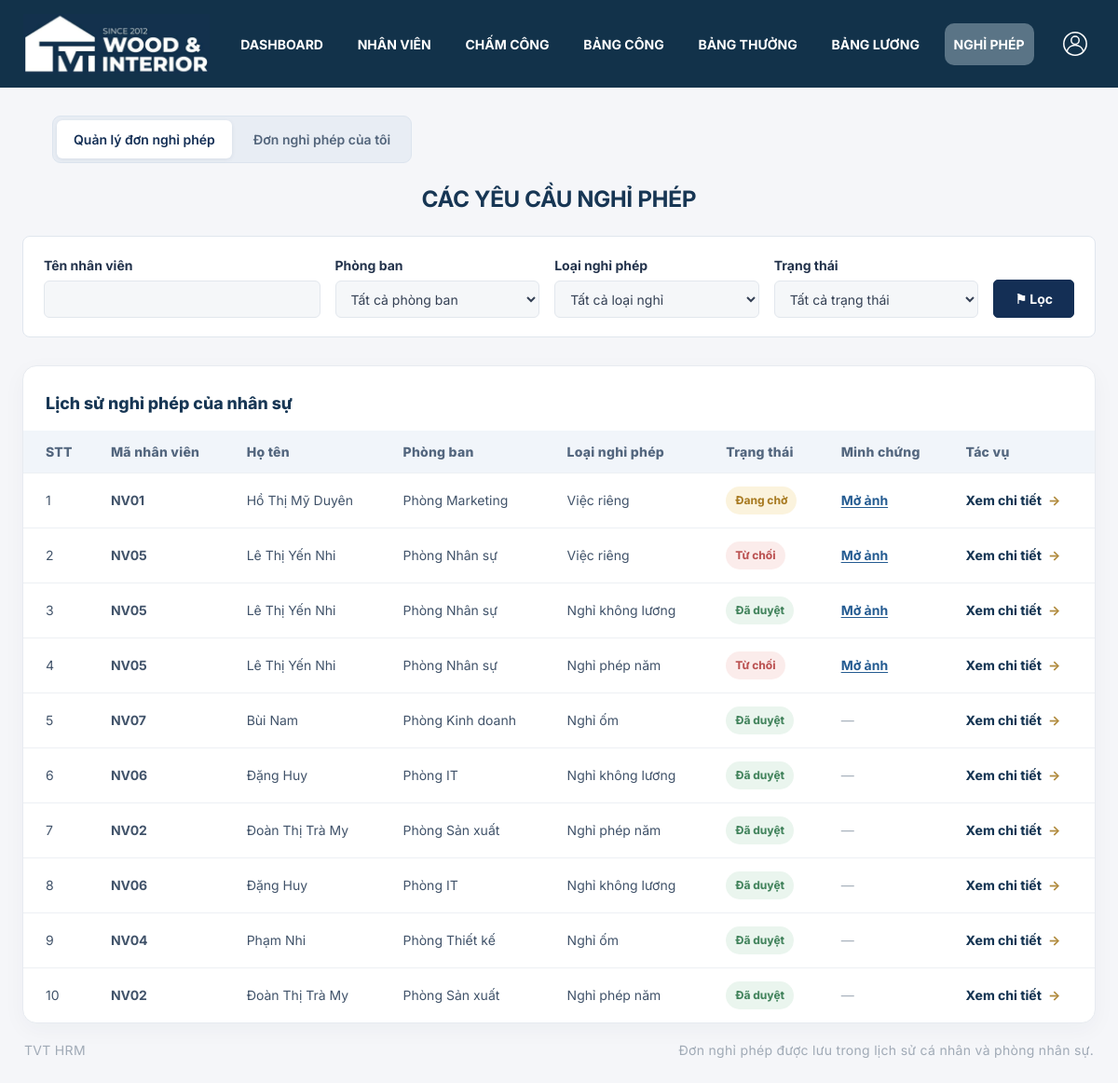
Screenshot of /nghi_phep/ (signed in) with the database file from the repository.
### nghi_phep/models.py (models this page shows, shortened)
class LeaveRequest(models.Model):
    LEAVE_TYPES = [
        ('annual', 'Nghỉ phép năm'),
        ('sick', 'Nghỉ ốm'),
        ('personal', 'Việc riêng'),
        ('unpaid', 'Nghỉ không lương'),
    ]
    STATUS_CHOICES = [
        ('pending', 'Đang chờ'),
        ('approved', 'Đã duyệt'),
        ('rejected', 'Từ chối'),
    ]
    Ma_don = models.BigAutoField(primary_key=True)
    employee = models.ForeignKey(
        'employees.Employee',
        on_delete=models.PROTECT,
        related_name='leave_requests',
        db_column='Ma_nguoi_dung',
    )
    Ngay_bat_dau = models.DateField('Từ ngày')
    Ngay_ket_thuc = models.DateField('Đến ngày')
    leave_type = models.CharField(
        'Loại nghỉ',
        max_length=20,
        choices=LEAVE_TYPES,
        default='annual',
    )
    paid = models.BooleanField('Nghỉ hưởng lương', default=False)
    Ly_do = models.CharField('Lý do', max_length=255)
    Tep_dinh_kem = models.FileField(
        'Ảnh minh chứng',
        upload_to='leave_evidence/%Y/%m/',
        blank=True,
        null=True,
    )
    Trang_thai = models.CharField(
        'Trạng thái',
        max_length=12,
        choices=STATUS_CHOICES,
        default='pending',
    )
    review_note = models.TextField('Lý do từ chối', blank=True)
    created_at = models.DateTimeField(auto_now_add=True)
    reviewed_by = models.ForeignKey(
        settings.AUTH_USER_MODEL,
        null=True,
        blank=True,
        on_delete=models.PROTECT,
        related_name='reviewed_leave_requests',
    )
    reviewed_at = models.DateTimeField(null=True, blank=True)
    class Meta:
        ordering = ['-created_at']

### nhan_vien/models.py (models this page shows, shortened)
class Employee(models.Model):
    GENDER_CHOICES = [('Nam', 'Nam'), ('Nữ', 'Nữ')]
    EMPLOYMENT_STATUS_CHOICES = [
        ('Đang làm việc', 'Đang làm việc'),
        ('Tạm nghỉ', 'Tạm nghỉ'),
        ('Đã nghỉ việc', 'Đã nghỉ việc'),
    ]
    code = models.CharField('Mã nhân viên', max_length=25, unique=True)
    full_name = models.CharField('Họ tên', max_length=255)
    user = models.OneToOneField(settings.AUTH_USER_MODEL, on_delete=models.PROTECT,
                               related_name='employee', verbose_name='Tài khoản')
    department = models.ForeignKey(Department, on_delete=models.PROTECT, verbose_name='Phòng ban')
    position = models.ForeignKey('Position', null=True, blank=True, on_delete=models.SET_NULL,
                                 related_name='employees', verbose_name='Chức vụ')
    avatar = models.FileField('Ảnh đại diện', upload_to='employees/avatars/', blank=True,
                              validators=[FileExtensionValidator(['jpg', 'jpeg', 'png', 'webp'])])
    national_id = models.CharField('CCCD', max_length=12, null=True, blank=True, unique=True)
    gender = models.CharField('Giới tính', max_length=10, choices=GENDER_CHOICES, blank=True)
    date_of_birth = models.DateField('Ngày sinh', null=True, blank=True)
    phone = models.CharField('Số điện thoại', max_length=15, null=True, blank=True, unique=True)
    address = models.CharField('Địa chỉ', max_length=255, blank=True)
    hire_date = models.DateField('Ngày vào làm')
    base_salary = models.DecimalField('Lương cơ bản', max_digits=16, decimal_places=2,
                                     validators=[MinValueValidator(0)])
    payroll_settings = models.JSONField('Thiết lập tính lương dùng chung', null=True, blank=True, default=None)
    is_active = models.BooleanField('Đang làm việc', default=True)
    employment_status = models.CharField('Trạng thái nhân viên', max_length=30,
                                         choices=EMPLOYMENT_STATUS_CHOICES,
                                         default='Đang làm việc')
    class Meta:
        ordering = ['code']
        db_table = 'Ho_so_ca_nhan'

class Department(models.Model):
    code = models.CharField('Mã phòng', max_length=30, unique=True)
    name = models.CharField('Tên phòng', max_length=150)
    allows_overtime = models.BooleanField('Phòng Sản xuất được phép OT', default=False)
    manager = models.ForeignKey('Employee', null=True, blank=True, on_delete=models.SET_NULL,
                                related_name='managed_departments', verbose_name='Trưởng phòng')
    class Meta:
        db_table = 'Phong_ban'
        constraints = [models.UniqueConstraint(fields=['allows_overtime'], condition=models.Q(allows_overtime=True),
                                               name='one_production_overtime_department')]

### nghi_phep/views.py (the view, shortened to what this page needs)
# urls.py: path('', views.leave_list, name='list'),
@login_required
def leave_list(request):
    own_employee = Employee.objects.filter(user=request.user, is_active=True).first()
    scope = reviewer_scope(request.user)
    is_reviewer = has_role(request.user, *REVIEWER_ROLES)
    default_view = 'manage' if is_reviewer else 'mine'
    requested_view = request.POST.get('view') if request.method == 'POST' else request.GET.get('view')
    active_view = requested_view or default_view
    if not is_reviewer or active_view not in {'mine', 'manage'}:
        active_view = default_view
    manage_view = is_reviewer and active_view == 'manage'
    requests = LeaveRequest.objects.select_related(
        'employee', 'employee__department', 'reviewed_by'
    )
    if manage_view:
        requests = requests.filter(employee__in=scope)
    elif own_employee:
        requests = requests.filter(employee=own_employee)
    else:
        requests = requests.none()
    form = LeaveRequestForm(data=request.POST or None, files=request.FILES or None)
    departments = (
        Department.objects.filter(employee__in=scope).distinct()
        if is_reviewer
        else Department.objects.none()
    )
    filters = LeaveFilterForm(departments, request.GET)
    if not filters.is_valid():
        requests = requests.none()
    else:
        data = filters.cleaned_data
        if data['q']:
            requests = requests.filter(
                Q(employee__full_name__icontains=data['q'])
                | Q(employee__code__icontains=data['q'])
            )
        if data['department']:
            requests = requests.filter(employee__department_id=data['department'])
        if data['status']:
            requests = requests.filter(Trang_thai=data['status'])
        if data['leave_type']:
            requests = requests.filter(leave_type=data['leave_type'])
        if data['start_date']:
            requests = requests.filter(Ngay_ket_thuc__gte=data['start_date'])
        if data['end_date']:
            requests = requests.filter(Ngay_bat_dau__lte=data['end_date'])
    selected_start = form.cleaned_data.get('Ngay_bat_dau') if form.is_bound else None
    annual_leave_year = selected_start.year if selected_start else timezone.localdate().year
    annual_leave_used = (
        annual_leave_days_used(own_employee, annual_leave_year)
        if own_employee else 0
    )
    return render(request, 'leaves/list.html', {
        'requests': requests,
        'form': form,
        'filters': filters,
        'is_reviewer': is_reviewer,
        'own_employee': own_employee,
        'can_review': is_reviewer,
        'active_view': active_view,
        'manage_view': manage_view,
        'annual_leave_year': annual_leave_year,
        'annual_leave_days': ANNUAL_LEAVE_DAYS,
        'annual_leave_remaining': max(0, ANNUAL_LEAVE_DAYS - annual_leave_used),
    })

### templates/leaves/list.html (shortened to what this page needs)
{% extends 'base.html' %}
{% load static %}
{% block extra_head %}
<link rel="stylesheet" href="{% static 'leaves/leave.css' %}?v=20261112-annual-leave">
{% endblock %}
{% block content %}
<section class="leave-page {% if manage_view %}leave-reviewer-page{% else %}leave-employee-page{% endif %}">
  {% if is_reviewer %}
    <nav class="leave-tabs" aria-label="Chức năng nghỉ phép">
      <a class="leave-tab {% if active_view == 'manage' %}active{% endif %}" href="{% url 'nghi_phep:list' %}?view=manage">Quản lý đơn nghỉ phép</a>
      <a class="leave-tab {% if active_view == 'mine' %}active{% endif %}" href="{% url 'nghi_phep:list' %}?view=mine">Đơn nghỉ phép của tôi</a>
    </nav>
  {% endif %}
  {% if manage_view %}
    <header class="leave-page-heading reviewer-page-heading"><h1>Các yêu cầu nghỉ phép</h1></header>
  {% else %}
    <header class="leave-page-heading employee-page-heading"><h1>ĐƠN NGHỈ PHÉP</h1></header>
  {% endif %}
  {% if manage_view %}
    <form method="get" class="leave-management-filter">
      <div class="leave-management-field keyword">
        <label for="{{ filters.q.id_for_label }}">Tên nhân viên</label>
        {{ filters.q }}
      </div>
      <div class="leave-management-field">
        <label for="{{ filters.department.id_for_label }}">Phòng ban</label>
        {{ filters.department }}
      </div>
      <div class="leave-management-field">
        <label for="{{ filters.leave_type.id_for_label }}">Loại nghỉ phép</label>
        {{ filters.leave_type }}
      </div>
      <div class="leave-management-field">
        <label for="{{ filters.status.id_for_label }}">Trạng thái</label>
        {{ filters.status }}
      </div>
      <button class="leave-management-filter-button" type="submit">⚑ Lọc</button>
    </form>
  {% endif %}
  <section class="leave-panel leave-history">
    <div class="leave-panel-title history-title">
      <div><h2>{% if manage_view %}Lịch sử nghỉ phép của nhân sự{% else %}Lịch sử nghỉ phép{% endif %}</h2></div>
    </div>
    <div class="leave-table-wrap {% if manage_view %}leave-management-table-wrap{% endif %}">
      <table class="leave-table {% if manage_view %}leave-management-table{% endif %}">
        <thead>
          <tr>
            <th>STT</th>
            {% if manage_view %}
              <th>Mã nhân viên</th>
              <th>Họ tên</th>
              <th class="leave-management-department">Phòng ban</th>
              <th>Loại nghỉ phép</th>
              <th>Trạng thái</th>
            {% else %}
              <th>Ngày bắt đầu</th>
              <th>Ngày kết thúc</th>
              <th>Loại nghỉ</th>
              <th>Trạng thái</th>
            {% endif %}
            <th>Minh chứng</th>
            <th>{% if manage_view %}Tác vụ{% else %}Chi tiết{% endif %}</th>
          </tr>
        </thead>
        <tbody>
          {% for item in requests %}
            <tr>
              <td>{{ forloop.counter }}</td>
              {% if manage_view %}
                <td class="leave-management-code">{{ item.employee.code }}</td>
                <td class="leave-management-name">{{ item.employee.full_name }}</td>
                <td class="leave-management-department">{{ item.employee.department.name }}</td>
                <td>{{ item.get_leave_type_display }}</td>
              {% else %}
                <td>{{ item.Ngay_bat_dau|date:'d/m/Y' }}</td>
                <td>{{ item.Ngay_ket_thuc|date:'d/m/Y' }}</td>
                <td>{{ item.get_leave_type_display }}</td>
              {% endif %}
              <td><span class="leave-status {{ item.Trang_thai }}">{{ item.get_Trang_thai_display }}</span></td>
              <td>
                {% if item.Tep_dinh_kem %}
                  <a class="leave-evidence-link" href="{% url 'nghi_phep:evidence' item.pk %}" target="_blank" rel="noopener">Mở ảnh</a>
                {% else %}
                  <span class="leave-no-evidence">—</span>
                {% endif %}
              </td>
              <td>
                <a class="leave-detail-link {% if manage_view %}manager-detail-link{% endif %}" href="{% url 'nghi_phep:detail' item.pk %}?view={% if manage_view %}manage{% else %}mine{% endif %}">
                  Xem chi tiết <span aria-hidden="true">→</span>
                </a>
              </td>
            </tr>
          {% endfor %}
        </tbody>
      </table>
    </div>
  </section>
  <footer class="leave-footer">
    <span>TVT HRM</span>
    <span>Đơn nghỉ phép được lưu trong lịch sử cá nhân và phòng nhân sự.</span>
  </footer>
</section>
{% endblock %}

### rows the page displays
LeaveRequest: employee.code "NV01", employee.full_name "Hồ Thị Mỹ Duyên", employee.department.name "Phòng Marketing", leave_type "Việc riêng", Trang_thai "Đang chờ", shows "Mở ảnh"
LeaveRequest: employee.code "NV05", employee.full_name "Lê Thị Yến Nhi", employee.department.name "Phòng Nhân sự", leave_type "Việc riêng", Trang_thai "Từ chối", shows "Mở ảnh"
LeaveRequest: employee.code "NV05", employee.full_name "Lê Thị Yến Nhi", employee.department.name "Phòng Nhân sự", leave_type "Nghỉ không lương", Trang_thai "Đã duyệt", shows "Mở ảnh"
LeaveRequest: employee.code "NV05", employee.full_name "Lê Thị Yến Nhi", employee.department.name "Phòng Nhân sự", leave_type "Nghỉ phép năm", Trang_thai "Từ chối", shows "Mở ảnh"
LeaveRequest: employee.code "NV07", employee.full_name "Bùi Nam", employee.department.name "Phòng Kinh doanh", leave_type "Nghỉ ốm", Trang_thai "Đã duyệt"
LeaveRequest: employee.code "NV06", employee.full_name "Đặng Huy", employee.department.name "Phòng IT", leave_type "Nghỉ không lương", Trang_thai "Đã duyệt"
LeaveRequest: employee.code "NV02", employee.full_name "Đoàn Thị Trà My", employee.department.name "Phòng Sản xuất", leave_type "Nghỉ phép năm", Trang_thai "Đã duyệt"
LeaveRequest: employee.code "NV06", employee.full_name "Đặng Huy", employee.department.name "Phòng IT", leave_type "Nghỉ không lương", Trang_thai "Đã duyệt"
LeaveRequest: employee.code "NV04", employee.full_name "Phạm Nhi", employee.department.name "Phòng Thiết kế", leave_type "Nghỉ ốm", Trang_thai "Đã duyệt"
LeaveRequest: employee.code "NV02", employee.full_name "Đoàn Thị Trà My", employee.department.name "Phòng Sản xuất", leave_type "Nghỉ phép năm", Trang_thai "Đã duyệt"
